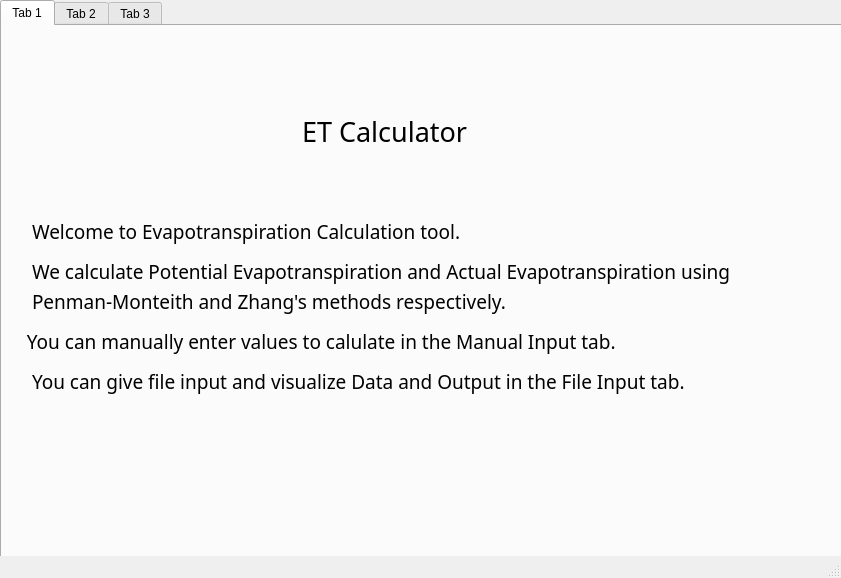
<?xml version="1.0" encoding="UTF-8"?>
<ui version="4.0">
 <class>WQItool</class>
 <widget class="QMainWindow" name="WQItool">
  <property name="geometry">
   <rect>
    <x>0</x>
    <y>0</y>
    <width>841</width>
    <height>578</height>
   </rect>
  </property>
  <property name="windowTitle">
   <string>MainWindow</string>
  </property>
  <widget class="QWidget" name="centralwidget">
   <widget class="QTabWidget" name="tabWidget">
    <property name="geometry">
     <rect>
      <x>0</x>
      <y>0</y>
      <width>851</width>
      <height>651</height>
     </rect>
    </property>
    <property name="currentIndex">
     <number>0</number>
    </property>
    <widget class="QWidget" name="tab">
     <attribute name="title">
      <string>Tab 1</string>
     </attribute>
     <widget class="QLabel" name="label_2">
      <property name="geometry">
       <rect>
        <x>30</x>
        <y>180</y>
        <width>471</width>
        <height>51</height>
       </rect>
      </property>
      <property name="font">
       <font>
        <family>Pomodoro</family>
        <pointsize>14</pointsize>
       </font>
      </property>
      <property name="text">
       <string>Welcome to Evapotranspiration Calculation tool. </string>
      </property>
     </widget>
     <widget class="QLabel" name="label_23">
      <property name="geometry">
       <rect>
        <x>300</x>
        <y>90</y>
        <width>211</width>
        <height>31</height>
       </rect>
      </property>
      <property name="font">
       <font>
        <family>Pomodoro</family>
        <pointsize>20</pointsize>
       </font>
      </property>
      <property name="text">
       <string>ET Calculator</string>
      </property>
     </widget>
     <widget class="QLabel" name="label_22">
      <property name="geometry">
       <rect>
        <x>30</x>
        <y>220</y>
        <width>791</width>
        <height>51</height>
       </rect>
      </property>
      <property name="font">
       <font>
        <family>Pomodoro</family>
        <pointsize>14</pointsize>
       </font>
      </property>
      <property name="text">
       <string>We calculate Potential Evapotranspiration and Actual Evapotranspiration using  </string>
      </property>
     </widget>
     <widget class="QLabel" name="label_24">
      <property name="geometry">
       <rect>
        <x>30</x>
        <y>250</y>
        <width>791</width>
        <height>51</height>
       </rect>
      </property>
      <property name="font">
       <font>
        <family>Pomodoro</family>
        <pointsize>14</pointsize>
       </font>
      </property>
      <property name="text">
       <string>Penman-Monteith and Zhang's methods respectively. </string>
      </property>
     </widget>
     <widget class="QLabel" name="label_25">
      <property name="geometry">
       <rect>
        <x>20</x>
        <y>290</y>
        <width>791</width>
        <height>51</height>
       </rect>
      </property>
      <property name="font">
       <font>
        <family>Pomodoro</family>
        <pointsize>14</pointsize>
       </font>
      </property>
      <property name="text">
       <string> You can manually enter values to calulate in the Manual Input tab. </string>
      </property>
     </widget>
     <widget class="QLabel" name="label_26">
      <property name="geometry">
       <rect>
        <x>30</x>
        <y>330</y>
        <width>791</width>
        <height>51</height>
       </rect>
      </property>
      <property name="font">
       <font>
        <family>Pomodoro</family>
        <pointsize>14</pointsize>
       </font>
      </property>
      <property name="text">
       <string>You can give file input and visualize Data and Output in the File Input tab.</string>
      </property>
     </widget>
    </widget>
    <widget class="QWidget" name="tab_2">
     <attribute name="title">
      <string>Tab 2</string>
     </attribute>
     <widget class="QLabel" name="label_3">
      <property name="geometry">
       <rect>
        <x>340</x>
        <y>40</y>
        <width>211</width>
        <height>31</height>
       </rect>
      </property>
      <property name="font">
       <font>
        <family>Pomodoro</family>
        <pointsize>20</pointsize>
       </font>
      </property>
      <property name="text">
       <string>ET Calculator</string>
      </property>
     </widget>
     <widget class="QWidget" name="formLayoutWidget_2">
      <property name="geometry">
       <rect>
        <x>30</x>
        <y>120</y>
        <width>301</width>
        <height>161</height>
       </rect>
      </property>
      <layout class="QFormLayout" name="formLayout_2">
       <property name="verticalSpacing">
        <number>8</number>
       </property>
       <item row="0" column="0">
        <widget class="QLabel" name="pressureLabel">
         <property name="text">
          <string>Pressure</string>
         </property>
        </widget>
       </item>
       <item row="0" column="1">
        <widget class="QLineEdit" name="pressureLineEdit"/>
       </item>
       <item row="1" column="0">
        <widget class="QLabel" name="temperatureLabel">
         <property name="text">
          <string>Temperature</string>
         </property>
        </widget>
       </item>
       <item row="1" column="1">
        <widget class="QLineEdit" name="temperatureLineEdit"/>
       </item>
       <item row="2" column="0">
        <widget class="QLabel" name="wind_speedLabel">
         <property name="text">
          <string>Wind Speed</string>
         </property>
        </widget>
       </item>
       <item row="2" column="1">
        <widget class="QLineEdit" name="wind_speedLineEdit"/>
       </item>
       <item row="3" column="0">
        <widget class="QLabel" name="relativeHumidityLabel">
         <property name="text">
          <string>Relative Humidity</string>
         </property>
        </widget>
       </item>
       <item row="3" column="1">
        <widget class="QLineEdit" name="relativeHumidityLineEdit"/>
       </item>
       <item row="4" column="0">
        <widget class="QLabel" name="solarRadiationLabel">
         <property name="text">
          <string>Solar Radiation</string>
         </property>
        </widget>
       </item>
       <item row="4" column="1">
        <widget class="QLineEdit" name="solarRadiationLineEdit"/>
       </item>
      </layout>
     </widget>
     <widget class="QLabel" name="label">
      <property name="geometry">
       <rect>
        <x>340</x>
        <y>120</y>
        <width>57</width>
        <height>20</height>
       </rect>
      </property>
      <property name="text">
       <string>kPa</string>
      </property>
     </widget>
     <widget class="QLabel" name="label_4">
      <property name="geometry">
       <rect>
        <x>340</x>
        <y>150</y>
        <width>57</width>
        <height>20</height>
       </rect>
      </property>
      <property name="text">
       <string>°C</string>
      </property>
     </widget>
     <widget class="QLabel" name="label_5">
      <property name="geometry">
       <rect>
        <x>330</x>
        <y>190</y>
        <width>57</width>
        <height>15</height>
       </rect>
      </property>
      <property name="text">
       <string>  m/s</string>
      </property>
     </widget>
     <widget class="QLabel" name="label_6">
      <property name="geometry">
       <rect>
        <x>330</x>
        <y>220</y>
        <width>57</width>
        <height>15</height>
       </rect>
      </property>
      <property name="text">
       <string>   %</string>
      </property>
     </widget>
     <widget class="QLabel" name="label_7">
      <property name="geometry">
       <rect>
        <x>330</x>
        <y>250</y>
        <width>57</width>
        <height>15</height>
       </rect>
      </property>
      <property name="text">
       <string>   W/m²</string>
      </property>
     </widget>
     <widget class="QWidget" name="formLayoutWidget">
      <property name="geometry">
       <rect>
        <x>439</x>
        <y>119</y>
        <width>311</width>
        <height>161</height>
       </rect>
      </property>
      <layout class="QFormLayout" name="formLayout">
       <property name="verticalSpacing">
        <number>8</number>
       </property>
       <item row="0" column="0">
        <widget class="QLabel" name="dewPointTemperatureLabel">
         <property name="text">
          <string>Dew Point Temperature</string>
         </property>
        </widget>
       </item>
       <item row="0" column="1">
        <widget class="QLineEdit" name="dewPointTemperatureLineEdit"/>
       </item>
       <item row="1" column="0">
        <widget class="QLabel" name="psychrometricConstantLabel">
         <property name="text">
          <string>Psychrometric constant</string>
         </property>
        </widget>
       </item>
       <item row="1" column="1">
        <widget class="QLineEdit" name="psychrometricConstantLineEdit"/>
       </item>
       <item row="2" column="0">
        <widget class="QLabel" name="soilHeatFluxDensityLabel">
         <property name="text">
          <string>Soil Heat Flux Density</string>
         </property>
        </widget>
       </item>
       <item row="2" column="1">
        <widget class="QLineEdit" name="soilHeatFluxDensityLineEdit"/>
       </item>
       <item row="3" column="0">
        <widget class="QLabel" name="slopeVapourPressureCurveLabel">
         <property name="text">
          <string>Slope Vapour Pressure Curve</string>
         </property>
        </widget>
       </item>
       <item row="3" column="1">
        <widget class="QLineEdit" name="slopeVapourPressureCurveLineEdit"/>
       </item>
       <item row="4" column="0">
        <widget class="QLabel" name="precipitationLabel">
         <property name="text">
          <string>Precipitation</string>
         </property>
        </widget>
       </item>
       <item row="4" column="1">
        <widget class="QLineEdit" name="precipitationLineEdit"/>
       </item>
      </layout>
     </widget>
     <widget class="QLabel" name="label_8">
      <property name="geometry">
       <rect>
        <x>760</x>
        <y>120</y>
        <width>57</width>
        <height>20</height>
       </rect>
      </property>
      <property name="text">
       <string>°C</string>
      </property>
     </widget>
     <widget class="QLabel" name="label_9">
      <property name="geometry">
       <rect>
        <x>750</x>
        <y>155</y>
        <width>57</width>
        <height>16</height>
       </rect>
      </property>
      <property name="text">
       <string> kPa /°C</string>
      </property>
     </widget>
     <widget class="QLabel" name="label_10">
      <property name="geometry">
       <rect>
        <x>750</x>
        <y>185</y>
        <width>71</width>
        <height>16</height>
       </rect>
      </property>
      <property name="text">
       <string> MJ/m²day</string>
      </property>
     </widget>
     <widget class="QLabel" name="label_11">
      <property name="geometry">
       <rect>
        <x>750</x>
        <y>215</y>
        <width>57</width>
        <height>16</height>
       </rect>
      </property>
      <property name="text">
       <string> kPa /°C</string>
      </property>
     </widget>
     <widget class="QPushButton" name="pushButton">
      <property name="geometry">
       <rect>
        <x>350</x>
        <y>320</y>
        <width>80</width>
        <height>23</height>
       </rect>
      </property>
      <property name="text">
       <string>Calculate</string>
      </property>
     </widget>
     <widget class="QLabel" name="label_14">
      <property name="geometry">
       <rect>
        <x>180</x>
        <y>350</y>
        <width>71</width>
        <height>31</height>
       </rect>
      </property>
      <property name="text">
       <string> </string>
      </property>
     </widget>
     <widget class="QLabel" name="label_16">
      <property name="geometry">
       <rect>
        <x>620</x>
        <y>350</y>
        <width>71</width>
        <height>31</height>
       </rect>
      </property>
      <property name="text">
       <string> </string>
      </property>
     </widget>
     <widget class="QLabel" name="label_17">
      <property name="geometry">
       <rect>
        <x>120</x>
        <y>350</y>
        <width>71</width>
        <height>31</height>
       </rect>
      </property>
      <property name="font">
       <font>
        <family>Source Code Pro Black</family>
        <pointsize>14</pointsize>
        <weight>75</weight>
        <italic>true</italic>
        <bold>true</bold>
       </font>
      </property>
      <property name="text">
       <string>AET:</string>
      </property>
      <property name="textFormat">
       <enum>Qt::AutoText</enum>
      </property>
     </widget>
     <widget class="QLabel" name="label_18">
      <property name="geometry">
       <rect>
        <x>540</x>
        <y>350</y>
        <width>71</width>
        <height>31</height>
       </rect>
      </property>
      <property name="font">
       <font>
        <family>Source Code Pro Black</family>
        <pointsize>14</pointsize>
        <weight>75</weight>
        <italic>true</italic>
        <bold>true</bold>
       </font>
      </property>
      <property name="text">
       <string>PET:</string>
      </property>
      <property name="textFormat">
       <enum>Qt::AutoText</enum>
      </property>
     </widget>
     <widget class="QLabel" name="label_19">
      <property name="geometry">
       <rect>
        <x>750</x>
        <y>250</y>
        <width>81</width>
        <height>16</height>
       </rect>
      </property>
      <property name="text">
       <string>   mm</string>
      </property>
     </widget>
    </widget>
    <widget class="QWidget" name="tab_3">
     <attribute name="title">
      <string>Tab 3</string>
     </attribute>
     <widget class="QLabel" name="label_12">
      <property name="geometry">
       <rect>
        <x>290</x>
        <y>30</y>
        <width>211</width>
        <height>31</height>
       </rect>
      </property>
      <property name="font">
       <font>
        <family>Pomodoro</family>
        <pointsize>20</pointsize>
       </font>
      </property>
      <property name="text">
       <string>ET Calculator</string>
      </property>
     </widget>
     <widget class="QRadioButton" name="radioButton">
      <property name="geometry">
       <rect>
        <x>30</x>
        <y>130</y>
        <width>111</width>
        <height>21</height>
       </rect>
      </property>
      <property name="text">
       <string>Pressure</string>
      </property>
     </widget>
     <widget class="QRadioButton" name="radioButton_2">
      <property name="geometry">
       <rect>
        <x>140</x>
        <y>130</y>
        <width>111</width>
        <height>21</height>
       </rect>
      </property>
      <property name="text">
       <string>Temperature</string>
      </property>
     </widget>
     <widget class="QRadioButton" name="radioButton_3">
      <property name="geometry">
       <rect>
        <x>270</x>
        <y>130</y>
        <width>101</width>
        <height>21</height>
       </rect>
      </property>
      <property name="text">
       <string>Wind Speed</string>
      </property>
     </widget>
     <widget class="QRadioButton" name="radioButton_4">
      <property name="geometry">
       <rect>
        <x>390</x>
        <y>130</y>
        <width>141</width>
        <height>21</height>
       </rect>
      </property>
      <property name="text">
       <string>Relative Humidity</string>
      </property>
     </widget>
     <widget class="QRadioButton" name="radioButton_5">
      <property name="geometry">
       <rect>
        <x>550</x>
        <y>130</y>
        <width>161</width>
        <height>21</height>
       </rect>
      </property>
      <property name="text">
       <string>Dew Point Temperature</string>
      </property>
     </widget>
     <widget class="QPushButton" name="pushButton_2">
      <property name="geometry">
       <rect>
        <x>230</x>
        <y>90</y>
        <width>80</width>
        <height>23</height>
       </rect>
      </property>
      <property name="text">
       <string>Choose File</string>
      </property>
     </widget>
     <widget class="QPushButton" name="pushButton_3">
      <property name="geometry">
       <rect>
        <x>210</x>
        <y>180</y>
        <width>80</width>
        <height>23</height>
       </rect>
      </property>
      <property name="text">
       <string>Calculate</string>
      </property>
     </widget>
     <widget class="QLabel" name="label_13">
      <property name="geometry">
       <rect>
        <x>130</x>
        <y>90</y>
        <width>71</width>
        <height>20</height>
       </rect>
      </property>
      <property name="text">
       <string>Filename</string>
      </property>
     </widget>
     <widget class="QLabel" name="label_15">
      <property name="geometry">
       <rect>
        <x>36</x>
        <y>224</y>
        <width>731</width>
        <height>291</height>
       </rect>
      </property>
      <property name="text">
       <string/>
      </property>
      <property name="pixmap">
       <pixmap>../HydroProj/a.png</pixmap>
      </property>
      <property name="scaledContents">
       <bool>true</bool>
      </property>
     </widget>
     <widget class="QPushButton" name="pushButton_4">
      <property name="geometry">
       <rect>
        <x>340</x>
        <y>180</y>
        <width>80</width>
        <height>23</height>
       </rect>
      </property>
      <property name="text">
       <string>visualize</string>
      </property>
     </widget>
     <widget class="QDateEdit" name="dateEdit">
      <property name="geometry">
       <rect>
        <x>540</x>
        <y>180</y>
        <width>110</width>
        <height>21</height>
       </rect>
      </property>
      <property name="displayFormat">
       <string>M/yyyy</string>
      </property>
     </widget>
     <widget class="QRadioButton" name="radioButton_6">
      <property name="geometry">
       <rect>
        <x>730</x>
        <y>130</y>
        <width>99</width>
        <height>21</height>
       </rect>
      </property>
      <property name="text">
       <string>Precipitation</string>
      </property>
     </widget>
     <widget class="QLineEdit" name="lineEdit">
      <property name="geometry">
       <rect>
        <x>490</x>
        <y>90</y>
        <width>113</width>
        <height>23</height>
       </rect>
      </property>
     </widget>
     <widget class="QLabel" name="label_20">
      <property name="geometry">
       <rect>
        <x>440</x>
        <y>90</y>
        <width>71</width>
        <height>21</height>
       </rect>
      </property>
      <property name="text">
       <string>Save as</string>
      </property>
     </widget>
     <widget class="QLabel" name="label_21">
      <property name="geometry">
       <rect>
        <x>450</x>
        <y>180</y>
        <width>81</width>
        <height>21</height>
       </rect>
      </property>
      <property name="text">
       <string>Select Month</string>
      </property>
     </widget>
    </widget>
   </widget>
  </widget>
  <widget class="QStatusBar" name="statusbar"/>
 </widget>
 <resources/>
 <connections/>
</ui>
